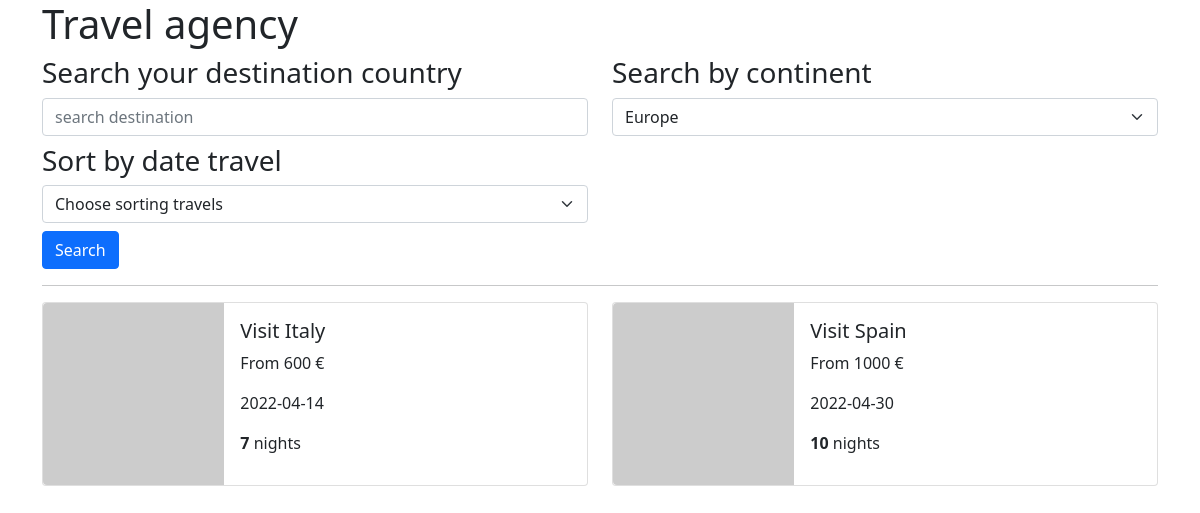
The page /index.php?continent=2 on the database its author committed.
### tables this page shows
CREATE TABLE `travel` (
  `id` int(11) NOT NULL,
  `destination` varchar(255) NOT NULL,
  `image` varchar(255) NOT NULL,
  `price` float NOT NULL,
  `start_date` date NOT NULL,
  `duration` int(11) NOT NULL,
  `continent_id` int(11) NOT NULL
);

### controllers/TravelController.php (called while the page is built)
<?php
require_once '.\models\TravelManager.php';
require_once '.\models\ContinentManager.php';
class TravelController {
  private $travelManager;
  private $continentManager;
  public function __construct()
  {
    $this->travelManager = new TravelManager();
    $this->continentManager = new ContinentManager();
  }
  private function showAllContinents()
  {
    return $this->continentManager->getAllContinents();
  }
  public function showHomePage(string $country, int $continent_id, string $sortingDate)
  {
    $travels = $this->travelManager->getTravels($country, $continent_id, $sortingDate);
    $continents = $this->showAllContinents();
    require_once '.\views\home.view.php';
  }
}

### index.php (called while the page is built)
<?php
require_once __DIR__ . '\controllers\TravelController.php';
$travelController = new TravelController();
$destination = $_GET['q'] ?? "";
$continent_id = $_GET['continent'] ?? 0;
$sortingDate =  $_GET['date'] ?? "";
$travelController->showHomePage($destination, $continent_id, $sortingDate);

### models/Database.php (called while the page is built)
<?php
  abstract class Database {
    private $conn;
    protected function getConnection()
    {
      if ($this->conn == null) {
        try {
          $this->conn = new PDO('mysql:dbname=travel-agency;host=localhost', 'root', '');
        }
        catch(Exception $e) {
          echo $e->getMessage();
        }
      }
      return $this->conn;
    }
  }

### models/ContinentManager.php (called while the page is built)
<?php
require_once 'Database.php';
require_once 'ContinentModel.php';
class ContinentManager extends Database {
  public function getAllContinents()
  {
    $stmt = $this->getConnection()->prepare('SELECT * FROM continent') ;
    $stmt->execute();
    $stmt->setFetchMode(PDO::FETCH_CLASS, 'ContinentModel');
    $continents = $stmt->fetchAll();
    return $continents;
  }
}

### models/ContinentModel.php (called while the page is built)
<?php
class ContinentModel {
  private $id;
  private $name;
  public function getName()
  {
    return $this->name;
  }
  public function getId()
  {
    return $this->id;
  }
}

### models/TravelManager.php (called while the page is built, shortened)
<?php
require_once 'Database.php';
require_once 'TravelModel.php';
class TravelManager extends Database {
  public function getTravels(string $country, int $continent_id, string $sortingDate)
  {
    $query = "SELECT * FROM travel";
    if (!empty($country) && !empty($continent_id)) {
      $query .= " WHERE continent_id = :continent_id AND destination LIKE :destination";
    } elseif (!empty($continent_id)) {
      $query .= " WHERE continent_id = :continent_id";
    } elseif (!empty($country)) {
      $query .= " WHERE destination LIKE :destination";
    }
    if (!in_array($sortingDate, ['ASC', 'DESC'])) {
      $sortingDate = "ASC";
    }
    $query .=  " ORDER BY start_date " . $sortingDate;
    $stmt = $this->getConnection()->prepare($query);
    if (!empty($continent_id)) $stmt->bindValue(':continent_id', $continent_id, PDO::PARAM_INT);
    $stmt->execute();
    $stmt->setFetchMode(PDO::FETCH_CLASS, 'TravelModel');
    $result = $stmt->fetchAll();
    return $result;
  }
}

### models/TravelModel.php (called while the page is built)
<?php
class TravelModel {
  private $destination;
  private $start_date;
  private $image;
  private $price;
  private $duration;
  public function getDetination()
  {
    return $this->destination;
  }
  public function getImage()
  {
    return $this->image;
  }
  public function getStart_date()
  {
    return $this->start_date;
  }
  public function getPrice()
  {
    return $this->price;
  }
  public function getDuration()
  {
    return $this->duration;
  }
}

### views/home.view.php (the view, shortened to what this page needs)
<h1>Travel agency</h1>
<form action="">
  <div class="row">
    <div class="col-md-6">
      <h3>Search your destination country</h3>
      <div class="form-group">
        <input class="form-control mb-2" type="text" placeholder="search destination" name="q" value="<?= htmlentities($country) ?>">
      </div>
    </div>
    <div class="col-md-6">
      <h3>Search by continent</h3>
      <div class="form-group">
        <select class="form-select" aria-label="Default select example" name="continent" onchange="submit()">
          <?php foreach ($continents as $continent): ?>
            <option value="<?= $continent->getId(); ?>" <?= $continent_id == $continent->getId() ? 'selected' : '' ?>> <?= $continent->getName(); ?></option>
          <?php endforeach ?>
        </select>
      </div>
    </div>
    <div class="col-md-6">
      <h3>Sort by date travel</h3>
      <div class="form-group">
        <select class="form-select" aria-label="Default select example" name="date" onchange="submit()">
          <option value="">Choose sorting travels</option>
        </select>
      </div>
    </div>
  </div>
   <button class="btn btn-primary mt-2" type="submit">Search</button>
</form>
<hr class="border-2">
<div class="row mt-3">
  <?php foreach ($travels as $travel): ?>
    <div class="col-md-6">
      <div class="card mb-3">
        <div class="row g-0">
          <div class="col-md-4">
            <img src="<?= $travel->getImage() ?>" class="img-fluid rounded-start" alt="Travel image">
          </div>
          <div class="col-md-8">
            <div class="card-body">
              <h5 class="card-title">Visit <?= $travel->getDetination() ?></h5>
              <p class="card-text">From <?= $travel->getPrice()?> €</p>
              <p class="card-text"><?= $travel->getStart_date() ?></p>
              <p class="card-text"><strong><?= $travel->getDuration() ?></strong> nights</p>
            </div>
          </div>
        </div>
      </div>
    </div>
  <?php endforeach ?>
</div>
<?php require_once 'layout.view.php'; ?>

### rows shown on the page
travel: destination "Italy", price "600", start_date "2022-04-14", duration "7"
travel: destination "Spain", price "1000", start_date "2022-04-30", duration "10"

### other values the page prints
form field continent "Europe"
